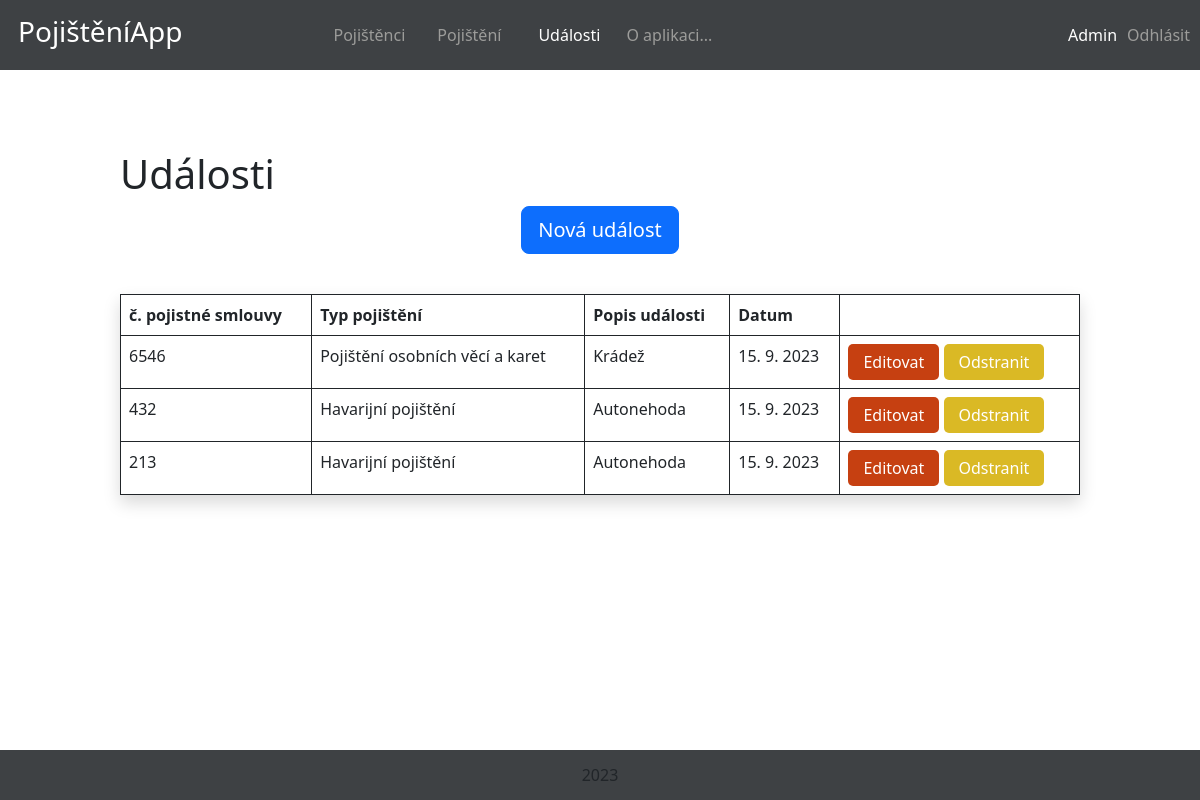
The app's page /pojisteni_app/udalosti/ (signed in) with its own data.
### pojisteni_app/models.py (models this page shows, shortened)
class Udalosti(models.Model):
    cislo_pojistne_smlouvy = models.IntegerField(default=0)
    pojisteni = models.ForeignKey(Pojisteni, on_delete=models.SET_NULL, null=True)
    popis_udalosti = models.CharField(max_length=1000)
    datum_udalosti = models.DateTimeField()
    class Meta:
        verbose_name = "Událost"
        verbose_name_plural = "Události"

class Pojisteni(models.Model):
    typ_pojisteni = models.CharField(max_length=100)
    def __str__(self):
        return self.typ_pojisteni
    class Meta:
        verbose_name = "Pojištění"
        verbose_name_plural = "Pojištění"

### pojisteni_app/views.py (the view, shortened to what this page needs)
# urls.py: path("udalosti/", views.UdalostIndex.as_view(), name="udalosti"),
class UdalostIndex(generic.ListView):
    paginate_by = 6
    template_name = "pojisteni_app/udalosti.html"
    context_object_name = "udalosti"
    def get_queryset(self):
        queryset = Udalosti.objects.all().order_by("-id")
        return queryset

### pojisteni_app/templates/pojisteni_app/udalosti.html (shortened to what this page needs)
{% extends "base.html" %}
{% block content %}
{% load crispy_forms_tags %}
    <nav>
        <div class="menu">
            <div id="logo">
            <h3>PojištěníApp</h3>
            </div>
            <div class="flex_box">
                <div class="nav_item"><a href="{% url 'pojistenci_index' %}" >Pojištěnci</a></div>
                <div class="nav_item"><a href="{% url 'pojisteni_index' %}">Pojištění</a></div>
                <div class="nav_item"><a href="{% url 'udalosti' %}" class="aktivni">Události</a></div>
                <div class="nav_item"><a href="{% url 'about' %}">O aplikaci...</a></div>
            </div>
            <div class="flex_box_two">
                {% if user.is_admin %}<div class="nav_item_two"> Admin </div>
                {% else %}
                <div class="nav_item_two"> {{ request.user.email }} </div>
                {% endif %}
                {% if user.is_authenticated %}<div class="nav_item_two"><a href="{% url 'logout' %}">Odhlásit</a></div>{% endif %}
            </div>
        </div>
    </nav>
    <div class="content">
    <h1>Události</h1>
    <a href="{% url 'udalosti_form' %}">
        <div class="container">
            <button action="{% url 'udalosti_form' %}" type="submit" class="btn btn-primary btn-lg">Nová událost</button>
        </div>
    </a>
    {% if user.is_authenticated %}
    <table class="table table-bordered border-black shadow custom-table">
        <thead>
            <tr>
                <th>č. pojistné smlouvy</th>
                <th>Typ pojištění</th>
                <th>Popis události</th>
                <th>Datum</th>
                <th></th>
            </tr>
        </thead>
        <tbody>
            {% for udalost in udalosti %}
                <tr>
                    <td>{{ udalost.cislo_pojistne_smlouvy }}</td>
                    <td>{{ udalost.pojisteni }}</td>
                    <td>{{ udalost.popis_udalosti }}</td>
                    <td>{{ udalost.datum_udalosti|date:"j. n. Y" }}</td>
                    <form method="POST">
                    <td>
                        {% if user.is_authenticated %}<button name="edit" class="edit-button text-white" value="{{ udalost.id }}">Editovat</button>{% endif %}
                        {% if user.is_authenticated %}<button name="delete" class="remove-button" value="{{ udalost.id }}">Odstranit</button> {% endif %}
                    </td>
                </form>
                </tr>
            {% endfor %}
        </tbody>
        </table>
    {% endif %}
{% endblock %}

### pojisteni_app/static/css/style.css (style rules this page uses)
html, body { width: 100%; height: 100%; margin: 0; }
#logo { color: white; margin-right: 10px; height: 70px; }
nav { width: 100%; height: 70px; background-color: #3e4144; color: white; }
nav .menu { max-width: auto; margin: auto; display: flex; align-items: center; justify-content: space-between; margin-left: 18px; }
.flex_box_two { width: 100%; display: flex; justify-content: flex-end; flex-wrap: nowrap; }
.nav_item_two { height: 100px; max-width: 100%; text-align: center; line-height: 70px; vertical-align: middle; color: white; margin-right: 10px; flex: 0 0 auto; }
.flex_box_two a { text-decoration: none; color: #9C9C9A; }
.flex_box { width: 100%; height: auto !important; display: flex; justify-content: center; margin-left: 100px; }
.flex_box a { text-decoration: none; color: #9C9C9A; }
.nav_item a.aktivni { color: white !important; }
.aktivni { color: white !important; }
.nav_item { height: 100px; width: 100px; text-align: center; line-height: 70px; vertical-align: middle; color: white; }
.content { width: 80%; margin: auto; margin-top: 80px; margin-bottom: 80px; }
.edit-button { background-color: #C64011 !important; color: white !important; border: none !important; border-radius: 5px !important; padding: 6px 15px !important; }
.remove-button { background-color: #DAB925 !important; color: white !important; border: none !important; border-radius: 5px !important; padding: 6px 15px !important; }
.container { text-align: center; }
.custom-table { margin-top: 40px !important; }
.custom-table th, td { border: 1px solid !important; }
.custom-table td, .custom-table th { border: 1px solid #ddd; padding: 8px; text-align: left; }
.custom-table tr:nth-child(even) { background-color: #f2f2f2; }
.custom-table th { background-color: #4CAF50; color: white; }

### records on screen
Udalosti: cislo_pojistne_smlouvy "6546", pojisteni "Pojištění osobních věcí a karet", popis_udalosti "Krádež", datum_udalosti "15. 9. 2023", {{ udalost.id }} 4 (drawn)
Udalosti: cislo_pojistne_smlouvy "432", pojisteni "Havarijní pojištění", popis_udalosti "Autonehoda", datum_udalosti "15. 9. 2023", {{ udalost.id }} 3 (drawn)
Udalosti: cislo_pojistne_smlouvy "213", pojisteni "Havarijní pojištění", popis_udalosti "Autonehoda", datum_udalosti "15. 9. 2023", {{ udalost.id }} 1 (drawn)
